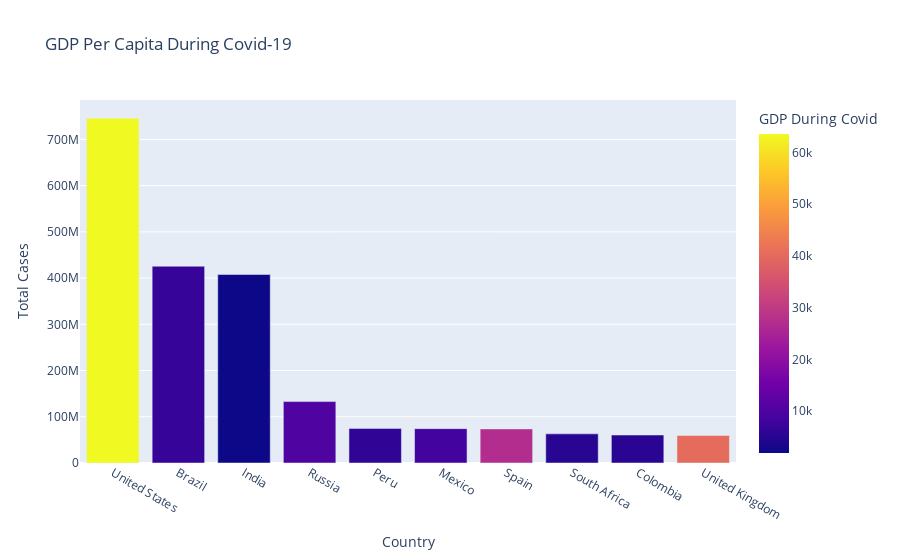

Notebook code cell kept with this figure:
### Code cell
fig = px.bar(data, x='Country', y='Total Cases',
             hover_data=['Population', 'Total Deaths'], 
             color='GDP During Covid', height=400, 
             title="GDP Per Capita During Covid-19")
fig.show()

### Figure 1 — Plotly figure (JSON) as saved in the notebook; plotly's stock layout.template omitted (floating-point values rounded to 4 significant figures)
{"data": [{"alignmentgroup": "True", "customdata": [[19.62, 26477574], [19.17, 14340567], [21.05, 7247327], [18.8, 2131571], [17.31, 3020038], [18.67, 7295850], [17.66, 5510624], [17.9, 1357682], [17.75, 1936134], [18.03, 7249573]], "hovertemplate": "Country=%{x}<br>Total Cases=%{y}<br>Population=%{customdata[0]}<br>Total Deaths=%{customdata[1]}<br>GDP During Covid=%{marker.color}<extra></extra>", "legendgroup": "", "marker": {"color": [63540.0, 6797.0, 1901.0, 10130.0, 6127.0, 8347.0, 27060.0, 5091.0, 5333.0, 40280.0], "coloraxis": "coloraxis", "pattern": {"shape": ""}}, "name": "", "offsetgroup": "", "orientation": "v", "showlegend": false, "textposition": "auto", "type": "bar", "x": ["United States", "Brazil", "India", "Russia", "Peru", "Mexico", "Spain", "South Africa", "Colombia", "United Kingdom"], "xaxis": "x", "y": [746014098, 425704517, 407771615, 132888951, 74882695, 74347548, 73717676, 63027659, 60543682, 59475032], "yaxis": "y"}], "layout": {"autosize": true, "barmode": "relative", "coloraxis": {"colorbar": {"title": {"text": "GDP During Covid"}}, "colorscale": [[0, "#0d0887"], [0.1111, "#46039f"], [0.2222, "#7201a8"], [0.3333, "#9c179e"], [0.4444, "#bd3786"], [0.5556, "#d8576b"], [0.6667, "#ed7953"], [0.7778, "#fb9f3a"], [0.8889, "#fdca26"], [1, "#f0f921"]]}, "legend": {"tracegroupgap": 0}, "title": {"text": "GDP Per Capita During Covid-19"}, "xaxis": {"anchor": "y", "autorange": true, "domain": [0, 1], "range": [-0.5, 9.5], "title": {"text": "Country"}, "type": "category"}, "yaxis": {"anchor": "x", "autorange": true, "domain": [0, 1], "range": [0, 785300000.0], "title": {"text": "Total Cases"}, "type": "linear"}}}
